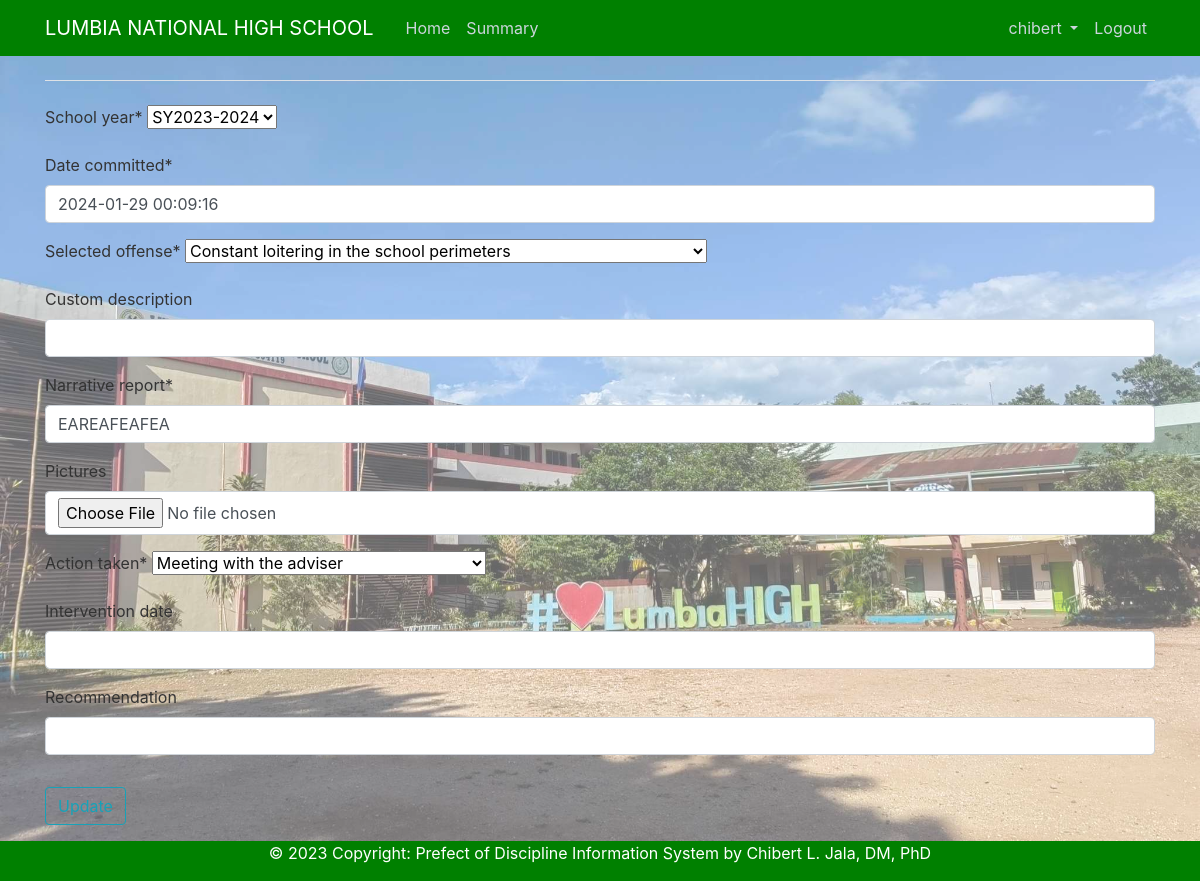
The page /student/7/update (signed in) on the database its author committed.
### disciplinetracking/models.py (models this page shows, shortened)
class Violation(models.Model):
    student = models.ForeignKey(Student, on_delete=models.CASCADE)
    violation_number = models.PositiveIntegerField(null=True, blank=True,default=1)
    selected_offense = models.CharField(max_length=300, choices=Offense_Choices, default='Offense1')
    custom_description = models.CharField(max_length=300, blank=True, null=True)
    narrative_report = models.CharField(max_length=300)
    school_year = models.CharField(max_length=15, choices=SchoolYear_Choices, default='2023-2024')
    pictures = models.ImageField(upload_to='violations', null=True,blank=True)
    date_committed = models.DateTimeField(default=timezone.now,null=True)
    created_by = models.ForeignKey(User, on_delete=models.RESTRICT)
    intervention_date = models.DateTimeField(null=True, blank=True)
    action_taken = models.TextField(max_length=100,choices=action_taken, default="Meeting with the adviser")
    recommendation = models.CharField(max_length=300,null=True, blank=True)

### disciplinetracking/views.py (the view, shortened to what this page needs)
# urls.py: path('student/<int:pk>/update',PostUpdateViolationView.as_view(),name='disciplinetracking-update-violation'),
class PostUpdateViolationView(LoginRequiredMixin, UpdateView):
	form_class = ViolationForm
	template_name = "disciplinetracking/update_violation_view.html"
	def get_object(self, queryset=None):
		violation_id = self.kwargs['pk']
		return get_object_or_404(Violation, id=violation_id)

### disciplinetracking/forms.py
class ViolationForm(forms.ModelForm):
    class Meta:
        model = Violation
        fields = ['school_year','date_committed','selected_offense','custom_description','narrative_report', 'pictures','action_taken', 'intervention_date', 'recommendation']
        widgets = {
            "date_posted": DateTimePickerInput(),
            "intervention_date": DateTimePickerInput(),
        }

### disciplinetracking/templates/disciplinetracking/update_violation_view.html (shortened to what this page needs)
{% extends "disciplinetracking/base.html" %}
{% load crispy_forms_tags %}
{% block content %}
	<div class="content-section">
		<form enctype= multipart/form-data method="POST">
			<fieldset class="form-group">
				<legend class="border-bottom mb-4"></legend>
			{{ form|crispy }}
			</fieldset>
			<div class="form-group">
				<button class="btn btn-outline-info" type="submit">Update</button>
			</div>
		</form>
	</div>
{% endblock content %}

### disciplinetracking/templates/disciplinetracking/base.html (shortened to what this page needs)
{% load static %}
<!DOCTYPE html>
<html lang="en">
<head>
    <link rel="stylesheet" href="https://cdn.jsdelivr.net/npm/bootstrap@4.0.0/dist/css/bootstrap.min.css">
    <link rel="stylesheet" type="text/css" href="{% static 'disciplinetracking/main.css' %}">
    <link rel="stylesheet" href="https://code.jquery.com/jquery-3.3.1.min.js">
</head>
<body style="display: flex;flex-direction:column;min-height:100vh;">
    <header class="site-header">
        <nav class="navbar navbar-expand-md navbar-dark bg-steel fixed-top">
          <div class="container">
            <a class="navbar-brand mr-4" href="{% url 'disciplinetracking-home' %}">LUMBIA NATIONAL HIGH SCHOOL</a>
            <div class="collapse navbar-collapse" id="navbarToggle">
              <div class="navbar-nav mr-auto">
                <a class="nav-item nav-link" href="{% url 'disciplinetracking-home' %}">Home</a>
                <a class="nav-item nav-link" href="{% url 'offense_summary' %}">Summary</a>
              </div>
              <div class="navbar-nav">
                {% if user.is_authenticated %}
                <ul class="navbar-nav mr-auto">
                <li class="nav-item dropdown">
                  <a class="nav-link dropdown-toggle" href="#" id="navbarDropdown" role="button" data-toggle="dropdown" aria-haspopup="true" aria-expanded="false">
                    {{ user }}
                  </a>
                </li>
              </ul>
	                <a class="nav-item nav-link" href="{% url 'logout' %}">Logout</a>
                {% else %}
                <a class="nav-item nav-link" href="{% url 'login' %}">Log In</a>
                {% endif %}
              </div>
            </div>
          </div>
        </nav>
      </header>
    <main role="main" class="container" style="flex:1;">
            {% block content %}{% endblock %}
      </main>
      <div class="footer" style="background-color:green;text-align:center;color:white;padding:0px;">
        <p>&copy; 2023 Copyright: <a href="#" style="color:white;">Prefect of Discipline Information System by Chibert L. Jala, DM, PhD</a></p>
    </div>
</body>
</html>

### disciplinetracking/static/disciplinetracking/main.css (style rules this page uses)
body { color: #333333; margin-top: 5rem; position:relative; }
body::before { background-image: url('../../media/lumbia_background.jpg'); background-repeat: repeat; background-attachment: fixed; background-size: cover; content: ''; position: fixed; top: 0; left: 0; width: 100%; height: 100%; z-index: -1; background-size: cover; opacity: 0.6; }
ul { margin: 0; }
.bg-steel { background-color: green; }
.site-header .navbar-nav .nav-link { color: #cbd5db; }
.footer { background-color:green; padding: 10px; text-align: center; color:black; }

### rows shown on the page
Violation: school_year "SY2023-2024", date_committed "2024-01-29 00:09:16", selected_offense "Constant loitering in the school perimeters", narrative_report "EAREAFEAFEA", action_taken "Meeting with the adviser"

### other values the page prints
{{ user }} "chibert"
